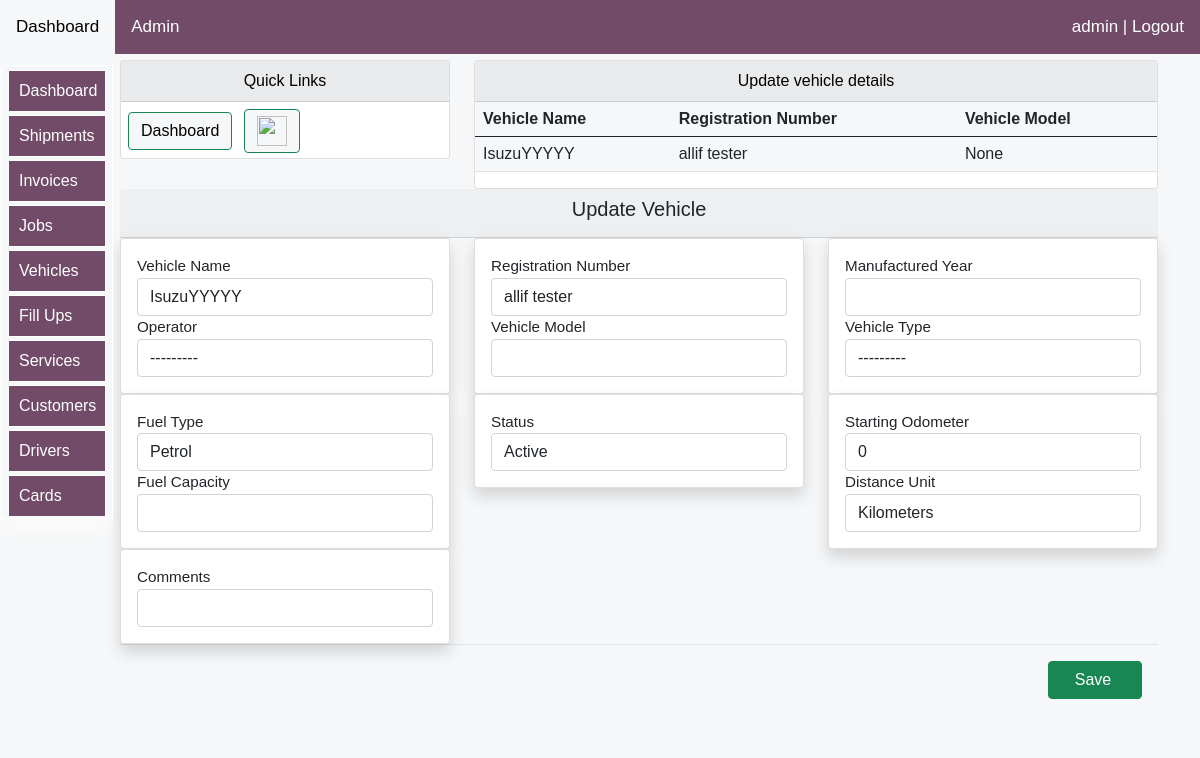
Screenshot of /logistics/update_vehicle_details/2/ (signed in) with the database file from the repository.
### logistics/models.py (models this page shows, shortened)
class AlwenVehiclesModel(models.Model):
    vehicle_image=models.ImageField(upload_to='logistics/images/vehicles/%Y/',null=True, blank=True)#save according to year
    vehicle_name = models.CharField(max_length=30, blank=True, null=True)
    vehicle_make = models.CharField(max_length=30, blank=True, null=True)
    vehicle_model = models.CharField(max_length=30, blank=True, null=True)
    year = models.CharField(max_length=30, blank=True, null=True)
    starting_odometer = models.IntegerField(default=0,blank=True,null=True)
    primary_meter = models.CharField(max_length=30, blank=True, null=True,choices=primary_meter_options,default='Kilometers')
    vehicle_type = models.CharField(max_length=30, blank=True, null=True,choices=vehicle_type_options)
    vehicle_status = models.CharField(max_length=30, blank=True, null=True,choices=vehicle_status_options)
    mydocument=models.FileField(upload_to='myfiles/',null=True, blank=True)
    oil_type= models.CharField(max_length=30, blank=True, null=True,choices=oil_options)
    oil_capacity=models.CharField(blank=True,null=True,max_length=30)
    operator=models.ForeignKey(AlwenDriversModel,on_delete=models.SET_NULL,blank=True,null=True)
    fuel_usage= models.IntegerField(null=True, blank=True,default=0)
    comments=models.CharField(blank=True,null=True,max_length=30)
    date=models.DateField(blank=True,null=True,auto_now_add=True)

### logistics/views.py (the view)
# urls.py: path('update_vehicle_details/<str:pk>/', views.update_vehicle_details, name="update_vehicle_details"),
@login_required(login_url='login:loginpage')
def update_vehicle_details(request, pk):
    title="Update record"
    vehicles= AlwenVehiclesModel.objects.get(id=pk)
    form = VehicleDetailsUpdateForm(instance=vehicles)#insert the content of the table stored in the selected id in the update form
    if request.method == 'POST':
        form = VehicleDetailsUpdateForm(request.POST, instance=vehicles)
        if form.is_valid():
            form.save()
            messages.success(request, 'Vehicle updated successfully')
            return redirect('logistics:vehicles')
    context = {
		'form':form,
        "title":title,
        "vehicles":vehicles,
    }
    return render(request, 'logistics/update_vehicle.html', context)

### logistics/models.py (called while the page is built)
    def __str__(self):
        return '{}'.format(self.name)

### logistics/templates/logistics/update_vehicle.html (shortened to what this page needs)
{% extends 'bases/base.html'%}
{% load static %}
{% load crispy_forms_tags %}
{% block style %}
<link href="{% static 'css/bootstrap.min.css' %}" rel="stylesheet">
<link rel="stylesheet" href="https://use.fontawesome.com/releases/v5.15.2/css/all.css"
>
<link href="{% static 'js/jquery-ui-1.12.1/jquery-ui.min.css' %}" rel="stylesheet">
<link href="{% static 'js/jquery-ui-1.12.1/jquery-ui.structure.min.css' %}" rel="stylesheet">
<link href="{% static 'js/jquery-ui-1.12.1/jquery-ui.theme.min.css' %}" rel="stylesheet">
   {%endblock%}
   {% block body %}
<div class="container">
    <div class="row mt-12" >
        <div class="col-md-4">
            <div class="card">
                <div id="allif-section-headers" class="card-header ">
                   Quick Links
                </div>
                <div >
                    <a  href="{% url 'logistics:logistics-dashboard' %}">
                    <button id="allif-link-buttons" type="button" class="btn btn-success mybuttonlinks" >
                    Dashboard</button></a>
                    <a  href="{% url 'logistics:delete_vehicle' vehicles.id %}" >
                    <button id="allif-link-buttons" type="button" class="btn btn-success mybuttonlinks" >
                      <img src="{% static 'images/delete.png'%}" width="30"></button></a>
                    </div>
            </div>
        </div>
    <div class="col-md-8">
        <div class="card">
            <div id="allif-section-headers" class="card-header">
               Update vehicle details
            </div>
            <div class="col-md-12">
            <table class="table">
            <thead>
            <tr>
            <th>Vehicle Name</th>
            <th>Registration Number</th>
            <th>Vehicle Model</th>
            </tr>
        </thead>
        <tbody>
        <tr>
        <td>
        {{vehicles.vehicle_name}}
        </td>
       <td>
        {{vehicles.vehicle_make}}
       </td>
       <td>
        {{vehicles.vehicle_model}}
       </td>
        </tr>
        </tbody>
        </table>
        </div></div></div>
        <form method='POST' action='' enctype="multipart/form-data">{% csrf_token %}
          <div class="col-md-12">
              <div class="card-header text-center" >
                  <h5>Update Vehicle</h5>
              </div>
              <div class="row row-mt-12">
                  <div class="col-md-4">
                      <div class="card my-card shadow text-left p-3">
                      <label>Vehicle Name </label>{{form.vehicle_name}}
                      <label>Operator</label>{{form.operator}}
                      </div>
                  </div>
                  <div class="col-md-4">
                      <div class="card my-card shadow text-left p-3">
                      <label>Registration Number</label> {{form.vehicle_make}}
                      <label>Vehicle Model</label> {{form.vehicle_model}}
                      </div>
                  </div>
                  <div class="col-md-4">
                      <div class="card my-card shadow text-left p-3">
                      <label>Manufactured Year</label> {{form.year}}
                      <label>Vehicle Type</label> {{form.vehicle_type}}
                      </div>
                  </div>
              </div>
          </div>
          <div class="col-md-12">
              <div class="row">
                  <div class="col-md-4">
                      <div class="card my-card shadow text-left p-3">
                      <label>Fuel Type </label> {{form.oil_type}}
                      <label>Fuel Capacity</label>{{form.oil_capacity}}
                      </div>
                  </div>
                  <div class="col-md-4">
                      <div class="card my-card shadow text-left p-3">
                      <label>Status</label> {{form.vehicle_status}}
                      </div>
                  </div>
                  <div class="col-md-4">
                      <div class="card my-card shadow text-left p-3">
                      <label>Starting Odometer</label> {{form.starting_odometer}}
                      <label>Distance Unit</label> {{form.primary_meter}}
                      </div>
                  </div>
              </div>
          </div>
          <div class="col-md-12">
              <div class="row">
                  <div class="col-md-4">
                      <div class="card my-card shadow text-left p-3">
                      <label>Comments</label> {{form.comments}}
                      </div>
                  </div>
              </div>
          </div>
          <div class="modal-footer">
          <input type="submit" value='   Save    ' class="btn btn-success">
         </div>
       </form>
</div>
   {% endblock %}

### logistics/templates/bases/log-topnavbar.html (shortened to what this page needs)
    <div class="topnav" id="myTopnav">
      <a  href="{% url 'logistics:logistics-dashboard' %}">Dashboard </a>
      {% if request.user.is_superuser %}
      <a href="/admin">Admin</a>
      {% endif %}
    {% if user.is_authenticated %}
    <a href="{% url 'login:logout' %}" style="float: right;">{{user}} | Logout</a>
            {% else %}
            <a href="{% url 'login:loginpage' %}" style="float: right;">Login</a>
        {% endif %}
    </div>

### logistics/templates/logistics/update_vehicle.html (style rules this page uses)
body { font-size: 2rem; opacity: 1; position:sticky; overflow: auto; text-align: left; max-width: 100%; background-color: #F6F7F8; margin: auto; padding: auto; }
.container { background-color: #F6F7F8; }
table { background-color: #F6F7F8; }
.mybuttonlinks { margin-top: 7px; margin-left: 7px; margin-bottom: 5px; }
#allif-section-headers { background-color: #e9eaec; color: black; font-size: 16px; text-align: center; }
#allif-link-buttons { background-color: #F6F7F8; color: black; }
@media screen and (min-width:1000px) and (max-width:2000px) { .container { margin-top: 10px; display: block; font-size: 0.95rem; margin-left:auto ; margin-right: auto; margin: auto; padding-left: 90px; } }

### logistics/templates/bases/log-topnavbar.html (style rules this page uses)
body { margin: 0; font-family: Arial, Helvetica, sans-serif; }
.topnav { background-color: #714b67;; position: fixed; width: 100%; z-index:10; overflow:auto; margin-right: 0; right: 0; color: white; }
.topnav a { float: left; display: block; color: white; text-align: center; padding: 14px 16px; text-decoration: none; font-size: 17px; }

### logistics/templates/bases/log-sidenavbar.html (style rules this page uses)
:root { --sidebar_font_size:1.0rem; }

### rows the page displays
AlwenVehiclesModel: vehicle_name "IsuzuYYYYY", vehicle_make "allif tester", vehicle_model "None", operator "---------", vehicle_type "---------", oil_type "Petrol", vehicle_status "Active", starting_odometer "0", primary_meter "Kilometers"

### other values shown
{{ user }} "admin"
